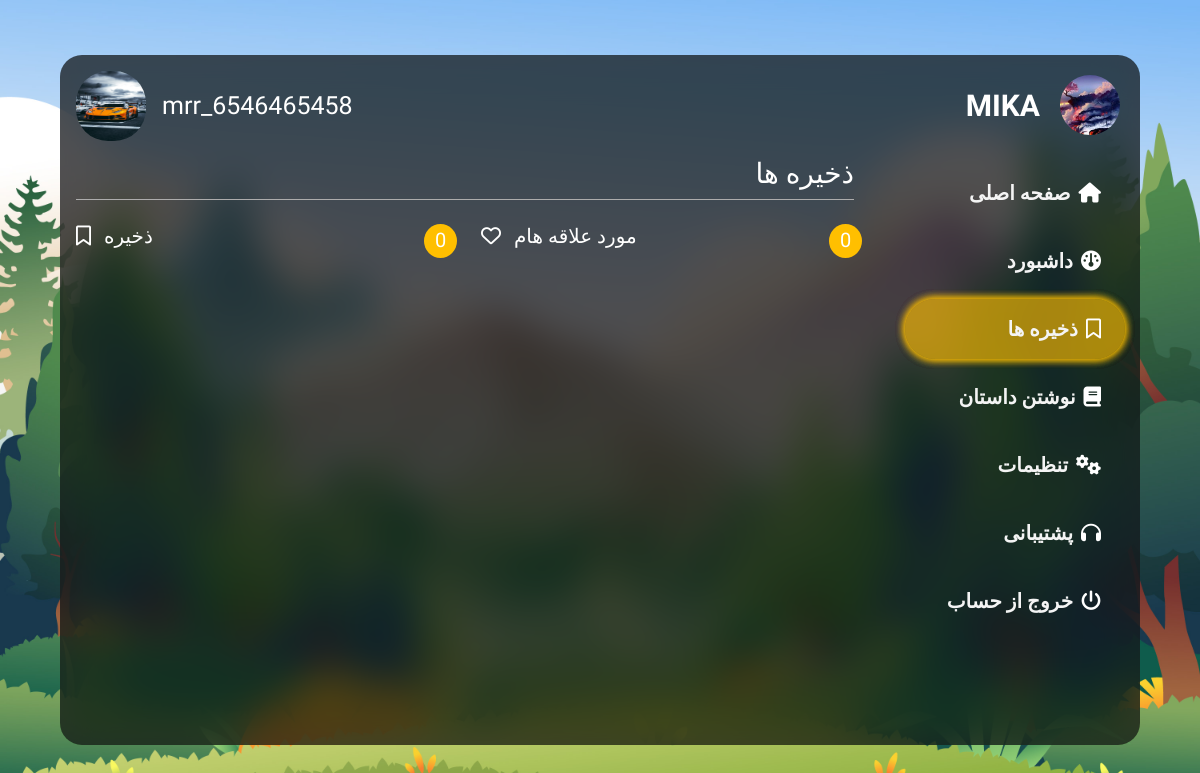
/profile/saves (signed in), run on the app's committed database.
### account/models.py (models this page shows, shortened)
class account(AbstractUser):
    username = models.CharField(unique=True,null=True,max_length=500,verbose_name=_("User Name"))
    UserID = models.CharField(max_length=10)
    UserPass = models.CharField(max_length=20, verbose_name=_("User Password"))
    email = models.EmailField(verbose_name=_("User Email"))
    Plans = models.ForeignKey(Plan, null=True,blank=True, on_delete=models.CASCADE, verbose_name=_("User Plan"))
    UserBio = models.TextField(blank=True, null=True ,verbose_name=_("My bio"), default="سلام این بیوگرافی من است")
    UserImg = models.ImageField(blank=True, null=True , verbose_name=_("My Image"), default='Wallpaper_4K3D_2573.jpg' )
    is_staff = models.BooleanField(default=False)
    is_verify = models.BooleanField(default=False)
    expire_time = models.DateTimeField(auto_now=True, verbose_name=_("Expire Time"))
    phone_number = PhoneNumberField(unique=True, null=True, verbose_name=_("Phone Number"))
    otp = models.PositiveIntegerField(blank=True, null=True, verbose_name=_("Verification Code"))

### account/views.py (the view)
# urls.py: path('profile/saves', views.saves , name='saves'),
def saves(request):
    return render(request, 'account/saves.html' )

### account/templates/account/saves.html (shortened to what this page needs)
{% load static %}
<!DOCTYPE html>
<html lang="en">
<head>
    <link rel="stylesheet" href="{% static 'css/bootstrap.min.css' %}">
    <link rel="stylesheet" href="{% static 'css/modals.css' %}">
    <link rel="stylesheet" href="{% static 'css/bookshelf.css' %}">
    <link rel="stylesheet" href="{% static 'css/userpanel.css' %}">
    <link rel="stylesheet" href="https://cdnjs.cloudflare.com/ajax/libs/font-awesome/6.4.0/css/all.min.css">
</head>
<body>
{% if user.is_authenticated %}
    <main>
        <div class="dashbord">
            <div class="panelholder" >
                <div  style="overflow-y: auto; width: 100%;">
                    <section class="user-panel">
                        <div class="d-flex flex-row justify-content-between align-items-center mx-3 mt-3">
                            <div class="d-flex flex-row align-items-center">
                                <img class="rounded-5" width="70px" height="70px" src="/media/{{ request.user.UserImg }}" alt="">
                                <span class="mx-3 " style="color: #ffffff; font-size: 25px;">{{ request.user.username }}_{{ request.user.UserID }}</span>
                            </div>
                        </div>
                        <section class=" " id="storys">
                            <div class="d-flex flex-row justify-content-between m-3 texts" style="direction: rtl;"><span class="h3" style="color: white;">ذخیره ها</span></div>
                            <div class="dashbord-container mt-3">
                              <section class="float-start h-100 ">
                                <div class="d-flex flex-row justify-content-between m-2">
                                  <p class="h5" style="color: #ffffff;"><i class="fa-regular fa-bookmark mx-2"></i> ذخیره </p>
                                  <div style="background: var(--nav-footer); width: 33px; border-radius: 50%; text-align: center; color: #ffffff; padding: 4px;"><span class="h5">0</span></div>
                                </div>
                              </section>
                              <section class="float-start h-100">
                                <div class="d-flex flex-row justify-content-between m-2">
                                  <p class="h5" style="color: #ffffff;"><i class="fa-regular fa-heart mx-2"></i> مورد علاقه هام </p>
                                  <div style="background: var(--nav-footer); width: 33px; border-radius: 50%; text-align: center; color: #ffffff; padding: 4px;"><span class="h5">0</span></div>
                                </div>
                              </section>
                            </div>
                        </section>
                    </section>
                </div>
                <aside class="user-menu" >
                    <div class="user-dashboard"  style=" overflow-y: auto;">
                      <div class="d-flex flex-row justify-content-center align-items-center"><span style="font-size: 30px; font-weight: bolder; color: rgb(255, 255, 255);">MIKA</span><img class="rounded-5" src="{% static 'img/logo.jpg' %}" alt="" style="width: 60px; margin: 20px;"></div>
                      <a class="mt-2" href="{% url 'index' %}" ><span>صفحه اصلی</span><i class="fa-solid fa-house mx-2"></i></a>
                      <a class="mt-2 " id="dashbord2" href="Dashbord"  onclick="opendashbord(),location.href='{% url 'profile' %}'"><span>داشبورد</span><i class="fa-solid fa-dashboard mx-2"></i></a>
                      <a class="mt-2 btnselect" href="saves" id="save2" onclick="opensave(),location.href='{% url 'saves' %}'"><span>ذخیره ها</span><i class="fa-regular fa-bookmark mx-2"></i></a>
                      <a class="mt-2 " href="newstory" id="cratestory2" onclick="newstory()"><span>نوشتن داستان</span><i class="fa-solid fa-book mx-2"></i></a>
                      <a class="mt-2 " href="setting"  id="setting2" onclick="opensetting(),location.href='{% url 'setting' %}'"><span>تنظیمات</span><i class="fa-solid fa-gears mx-2"></i></a>
                      <a class="mt-2 " href="connect" id="connect2" onclick="openconnect(),location.href='{% url 'connect' %}' "><span>پشتیبانی</span><i class="fa-solid fa-headphones mx-2"></i></a>
                      <a onclick="location.href='{% url 'logout' %}' " class="mt-2 mb-3"><span>خروج از حساب</span><i class="fa-solid fa-power-off mx-2 "></i></a>
                    </div>
                </aside>
            </div>
        </div>
    </main>
{% endif %}
</body>
</html>

### static/css/bookshelf.css (style rules this page uses)
:root { --my-font:'Harmattan',system-ui; --text-color-w: #FFFFFF; --my-font2:'Lugrasimo-Regular',system-ui ; --nav-footer:#FFBF00; --body-backcolor:#232020; --all-text-color:#F4F4F4; }
span,a { color:var(--all-text-color); }
* { padding:0; margin:0; box-sizing: border-box; font-family: var(--my-font); user-select: none; }
body { background-color: var(--body-backcolor); }
a { text-decoration: none; color: var(--text-color-w); }

### static/css/userpanel.css (style rules this page uses)
body { background: url(../img/backgraund.jpg) no-repeat 10% fixed; background-size:cover; }
.dashbord { display: flex; align-items: center; background-blend-mode: darken; background-size: cover; height: 100vh; justify-content: center; overflow: hidden; position: relative; width: 100%; }
.panelholder { background: rgb(22 22 24 / 75%); border-radius: 22px; height: calc(100vh - 110px); width: 90%; max-width: 1380px; display: flex; flex-direction: row; justify-content: space-between; overflow: hidden; backdrop-filter: saturate(180%) blur(20px); }
.user-dashboard { display: flex; flex-direction: column; align-items: end; text-align: end; width: 270px; height: 100%; }
.user-dashboard a { border-radius: 40px; width: 220px; height: 60px; padding: 16px; font-weight: bold; font-size: 20px; margin: 0px 15px 0px 0px; text-decoration: none !important; display: flex; flex-direction: row; justify-content: end; align-items: center; color: #FFF; }
.user-dashboard .btnselect { color: #FFF; background: #ffbf00a1; box-shadow: 0 0 8px #ffbf00a1, 0 0 8px #ffbf00a1, 0 0 8px #ffbf00a1, 0 0 8px #ffbf00a1; }
.user-panel .texts { font-weight: bold; border-bottom: 1px solid rgb(173, 172, 172) ; }
.dashbord-container { width: 100%; display: grid; grid-template-rows:repeat(1,1fr) ; grid-template-columns:repeat(2,1fr) ; }
@media (min-width:721px) { .user-dashboard a { border-radius: 40px; width: 220px; padding: 16px; font-weight: bold; font-size: 20px; margin: 0px 15px 0px 0px; text-decoration: none !important; display: block; align-items: center; color: #FFF; display: flex; flex-direction: row; } }

### data on the page
account: user.UserImg (picture), user.username "mrr", user.UserID "6546465458"
